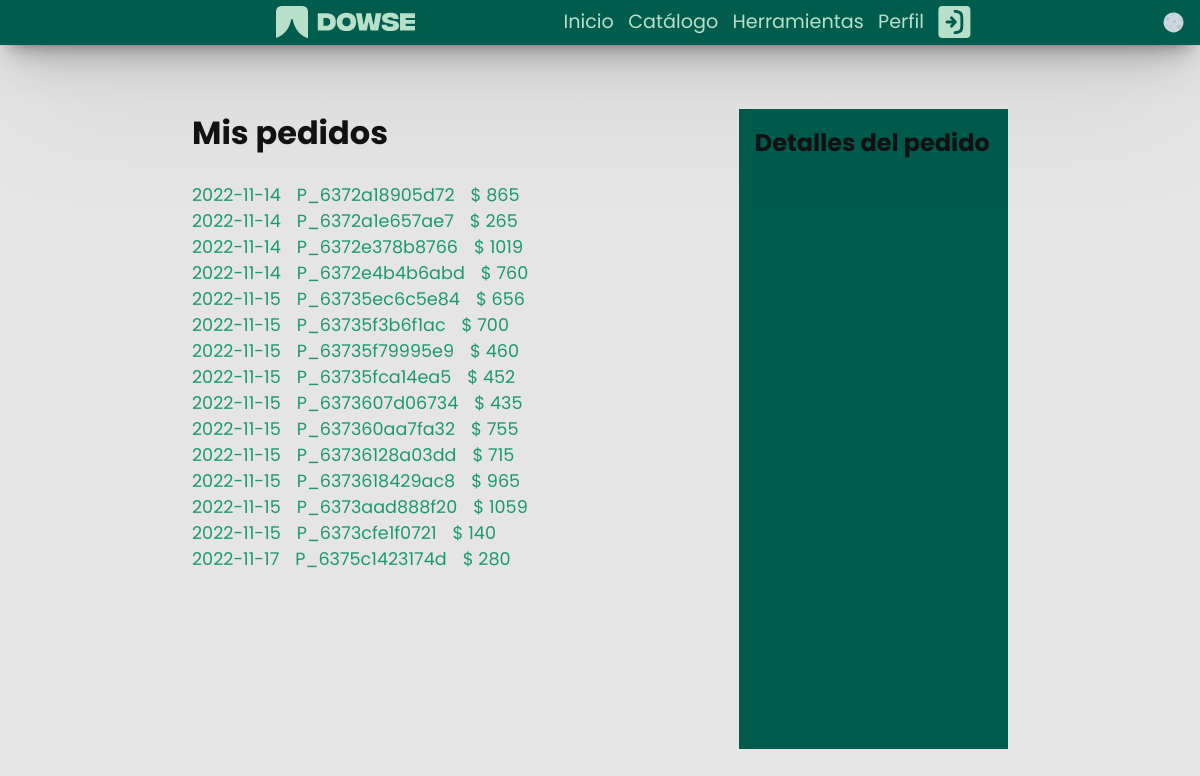
Page /php/controllers/verPedidos_controller.php (signed in) on the committed database.
### tables this page shows
CREATE TABLE `Pedido` (
  `numPedido` varchar(52) NOT NULL,
  `idCliente` int NOT NULL,
  `reclamo` varchar(40) DEFAULT NULL,
  `importe` int NOT NULL,
  `metodoPago` varchar(20) NOT NULL,
  `fechaPedido` date NOT NULL,
  `fechaEntrega` date DEFAULT NULL,
  `horaPrefInicio` time DEFAULT NULL,
  `horaPrefFinal` time DEFAULT NULL,
  `recibidor` varchar(32) DEFAULT NULL,
  PRIMARY KEY (`numPedido`),
  KEY `idCliente` (`idCliente`)
);

### php/controllers/verPedidos_controller.php (called while the page is built, shortened)
<?php
$PATH = $_SERVER['DOCUMENT_ROOT'] . '/Proyecto-Omnitus/';
require_once($PATH . 'php/db/db.php');
require_once($PATH . 'php/models/pedido_model.php');
require_once($PATH . 'php/models/cliente_model.php');
$pedido = new pedido_model();
$cliente = new cliente_model();
$cli = $cliente->getOneCliente($_SESSION['idClienteAsociado']);
$clientePedidos = $pedido->listarPedidosCliente($cli["idCliente"]);
require_once($PATH . 'php/views/verPedidos.php');

### php/models/cliente_model.php (called while the page is built, shortened)
<?php
class cliente_model
{
    public static function getOneCliente($id)
    {
        $db = db::connect();
        $sql = "SELECT * FROM Cliente WHERE idCliente = '$id'";
        $consulta = $db->query($sql);
        while ($filas = $consulta->fetch_assoc()) {
            $cliente[] = $filas;
        }
        return $cliente[0];
    }
}

### php/models/pedido_model.php (called while the page is built, shortened)
<?php
class pedido_model
{
    public static function listarPedidosCliente($idCliente)
    {
        $db = db::connect();
        $sql = "SELECT * FROM Pedido WHERE idCliente = '$idCliente'";
        $consulta = $db->query($sql);
        while ($filas = $consulta->fetch_assoc()) {
            $pedido[] = $filas;
        }
        return $pedido;
    }
}

### php/db/db.php (called while the page is built, shortened)
<?php
class db
{
    public static function connect()
    {
        $conn = new mysqli("127.0.0.1", "omnitus", "12345678", "omnitus", 3333);
        $conn->query("SET NAMES 'utf8'");
        return $conn;
    }
}

### php/views/verPedidos.php (the view, shortened to what this page needs)
<?php include($PATH . '/php/header.php');
?>
<div class="main-wrapper" style="transform: scale(1); padding-top: 44.8px;">
    <div class="main-wrapper_container verPedidos-wrapper">
        <div class="verPedidos-wrapper__container">
            <div class="pedidos">
                <h1>Mis pedidos</h1>
                <br>
                <ul class="pedidos-lista">
                    <?php
                    foreach ($clientePedidos as $pedido) {
                        echo '<li>';
                        echo '<p class="fechaPedido">';
                        echo $pedido["fechaPedido"];
                        echo '</p>';
                        echo '<p class="numPedido">';
                        echo $pedido["numPedido"];
                        echo '</p>';
                        echo '<p class="importe"> $ ';
                        echo $pedido["importe"];
                        echo '</p>';
                        echo '</li>';
                    }
                    ?>
                </ul>
            </div>
            <div class="pedidoInf">
                <h2>
                    Detalles del pedido
                </h2>
                <div class="pedidoInf-cont">
                </div>
            </div>
        </div>
    </div>
</div>

### php/header.php (shortened to what this page needs)
<!DOCTYPE html>
<html lang="en">
<head>
  <link rel="stylesheet" href="/Proyecto-Omnitus/css/resets.css" />
  <link rel="stylesheet" href="/Proyecto-Omnitus/css/variables.css" />
  <link rel="stylesheet" href="/Proyecto-Omnitus/css/style.css" />
  <link rel="stylesheet" href="/Proyecto-Omnitus/css/animations.css" />
  <link rel="stylesheet" href="/Proyecto-Omnitus/css/queries.css" />
</head>
<body>
  <nav>
    <a href="/Proyecto-Omnitus/index.php" class="logo nav__box">
    </a>
    <ul class="nav__box">
      <li class="nav__box--item"><a href="/Proyecto-Omnitus/index.php">Inicio</a></li>
      <li class="nav__box--item">
        <a href="/Proyecto-Omnitus/php/controllers/catalogo_controller.php">Catálogo</a>
      </li>
      <?php
      if (isset($_SESSION["usu"])) {
        if ((!$_SESSION['esEmpresa'])) {
          echo '<li class="nav__box--item"><a href="/Proyecto-Omnitus/php/controllers/redirect_controller.php">Herramientas</a></li>';
        }
        echo '<li class="nav__box--item"><svg version="1.1" id="Capa_1" xmlns="http://www.w3.org/2000/svg" xmlns:xlink="http://www.w3.org/1999/xlink" x="0px" y="0px"
        width="45.532px" height="45.532px" viewBox="0 0 45.532 45.532" style="enable-background:new 0 0 45.532 45.532;"
        xml:space="preserve">
     <g>
       <path d="M22.766,0.001C10.194,0.001,0,10.193,0,22.766s10.193,22.765,22.766,22.765c12.574,0,22.766-10.192,22.766-22.765
         S35.34,0.001,22.766,0.001z M22.766,6.808c4.16,0,7.531,3.372,7.531,7.53c0,4.159-3.371,7.53-7.531,7.53
         c-4.158,0-7.529-3.371-7.529-7.53C15.237,10.18,18.608,6.808,22.766,6.808z M22.761,39.579c-4.149,0-7.949-1.511-10.88-4.012
         c-0.714-0.609-1.126-1.502-1.126-2.439c0-4.217,3.413-7.592,7.631-7.592h8.762c4.219,0,7.619,3.375,7.619,7.592
         c0,0.938-0.41,1.829-1.125,2.438C30.712,38.068,26.911,39.579,22.761,39.579z"/>
     </g>
     <g>
     </g>
     <g>
     </g>
     <g>
     </g>
     <g>
     </g>
     <g>
     </g>
     <g>
     </g>
     <g>
     </g>
     <g>
     </g>
     <g>
     </g>
     <g>
     </g>
     <g>
     </g>
     <g>
     </g>
     <g>
     </g>
     <g>
     </g>
     <g>
     </g>
     </svg>
     <a href="/Proyecto-Omnitus/php/controllers/perfil_controller.php">Perfil</a></li>';
        echo '        <li class="nav__box--item svgBtn"><a href="/Proyecto-Omnitus/php/logout.php">
          <svg id="Layer_1" data-name="Layer 1" xmlns="http://www.w3.org/2000/svg" viewBox="0 0 89.63 122.88"><title>Cerrar Sesión</title><path d="M33.27,68.66H7.15a7.23,7.23,0,0,1,0-14.45H33.27l-8.48-9.46a7.25,7.25,0,0,1,.5-10.16,7.07,7.07,0,0,1,10.06.5L54.62,56.61a7.25,7.25,0,0,1-.06,9.72L35.35,87.78a7.07,7.07,0,0,1-10.06.5,7.25,7.25,0,0,1-.5-10.16l8.48-9.46Zm16.25,54.08a7.22,7.22,0,1,1-2.83-14.17l3.39-.67c16.33-3.24,25.1-5.09,25.1-27.69V40.63c0-21-9.34-22.76-24.8-25.65l-3.63-.68A7.21,7.21,0,1,1,49.46.13L53,.81c22.82,4.26,36.6,6.84,36.6,39.82V80.21c0,34.43-12.84,37.11-36.74,41.85l-3.37.68Z"/></svg>
        </a></li>';
      }
      ?>
    </ul>
    <button class="nav__switchTheme">
      <img name="switchTheme" src="/Proyecto-Omnitus/svg/moon.svg" />
    </button>
  </nav>

### css/variables.css (style rules this page uses)
body { --accentColor: #1b996e; --lightColor: #b8dfc9; --textColor: rgb(18, 18, 20); --placeholderColor: rgb(18, 18, 20, 0.4); --backgroundColor: rgb(229, 229, 229); --foregroundColor: #005c4d; --buttonTextColor: rgb(229, 229, 229); --shadowColor: rgba(0, 0, 0, 0.06); }

### css/style.css (style rules this page uses)
html { overflow-y: hidden; scroll-behavior: smooth; height: 100%; }
body { font-family: "Poppins", sans-serif; height: 100%; background-color: black; overflow-y: scroll; color: var(--textColor); }
a { text-decoration: none; color: var(--lightColor); }
nav { transition: 400ms; background-color: var(--foregroundColor); color: var(--lightColor); align-items: center; position: fixed; z-index: 2; display: flex; padding: 0.4rem 23%; width: 100%; box-shadow: 0px 1.4px 3.6px -9px rgba(0, 0, 0, 0.61), 0px 3.4px 8.6px -9px rgba(0, 0, 0, 0.439), 0px 6.4px 16.3px -9px rgba(0, 0, 0, 0.364), 0px 11.4px 29px -9px rgba(0, 0, 0, 0.305), 0px 21.3px 54.3px -9px rgba(0, 0, 0, 0.246), 0px 51px 130px -9px rgba(0, 0, 0, 0.171); }
.logo * { height: 100%; transition: all 250ms; }
.logo { flex-basis: auto; max-width: min-content; height: 2rem; }
.nav__box { justify-content: end; width: 100%; display: flex; list-style: none; font-size: larger; gap: 0.9rem; }
.nav__box--item { height: min-content; align-self: center; cursor: pointer; user-select: none; }
.nav__box--item::after { display: block; width: 100%; content: ""; background-color: var(--buttonTextColor); height: 2px; transform: scaleX(0); opacity: 0; transition: 260ms; }
.svgBtn { position: absolute; transform: translateX(100%) translateX(0.9rem); top: 0.4rem; height: fit-content; display: flex; justify-items: center; }
.svgBtn > a { display: contents; }
.svgBtn svg { fill: var(--foregroundColor); height: 2rem; border-radius: 4px; padding: 0.24rem 0; aspect-ratio: 1/1; background-color: var(--lightColor); }
.svgBtn::after { display: none; content: none; }
.main-wrapper { background-color: var(--backgroundColor); overflow-y: visible; min-height: 100vh; scroll-behavior: smooth; transition: 400ms; box-shadow: 0px 0px 14.1px -13px rgba(0, 0, 0, 0.83), 0px 0px 35.5px -13px rgba(0, 0, 0, 0.746), 0px 0px 68.4px -13px rgba(0, 0, 0, 0.577), 0px 0px 121px -13px rgba(0, 0, 0, 0.33), 0px 0px 198px -13px rgba(0, 0, 0, 0.117); transform-style: preserve-3d; transform: translateZ(-2.5px) scale(1.5) translateY(50vh); width: 100%; }
.nav__switchTheme { border: unset; position: absolute; right: 1rem; background: unset; width: 1.3rem; align-self: center; rotate: -20deg; transition: 300ms; }
.nav__switchTheme img { vertical-align: middle; cursor: pointer; }
.verPedidos-wrapper__container { display: flex; gap: 2rem; height: 100%; margin-bottom: 8rem; margin: 4rem 16% 1rem 16%; }
.pedidoInf { width: 50%; padding: 1rem; background-color: var(--foregroundColor); }
.pedidos { width: 100%; }
.verPedidos-wrapper { height: calc(90vh - 5rem); }
.pedidos-lista li { color: var(--accentColor); display: flex; gap: 1rem; font-size: 1.1rem; cursor: pointer; }
.pedidoInf { display: flex; flex-direction: column; }
.pedidoInf-cont { display: flex; height: 100%; flex-direction: column; }

### css/queries.css (style rules this page uses)
@media (prefers-color-scheme: light) { body { --darkMode: false; } }

### rows in the picture
pedido: fechaPedido "2022-11-14", numPedido "P_6372a18905d72", importe "865"
pedido: fechaPedido "2022-11-14", numPedido "P_6372a1e657ae7", importe "265"
pedido: fechaPedido "2022-11-14", numPedido "P_6372e378b8766", importe "1019"
pedido: fechaPedido "2022-11-14", numPedido "P_6372e4b4b6abd", importe "760"
pedido: fechaPedido "2022-11-15", numPedido "P_63735ec6c5e84", importe "656"
pedido: fechaPedido "2022-11-15", numPedido "P_63735f3b6f1ac", importe "700"
pedido: fechaPedido "2022-11-15", numPedido "P_63735f79995e9", importe "460"
pedido: fechaPedido "2022-11-15", numPedido "P_63735fca14ea5", importe "452"
pedido: fechaPedido "2022-11-15", numPedido "P_6373607d06734", importe "435"
pedido: fechaPedido "2022-11-15", numPedido "P_637360aa7fa32", importe "755"
pedido: fechaPedido "2022-11-15", numPedido "P_63736128a03dd", importe "715"
pedido: fechaPedido "2022-11-15", numPedido "P_6373618429ac8", importe "965"
pedido: fechaPedido "2022-11-15", numPedido "P_6373aad888f20", importe "1059"
pedido: fechaPedido "2022-11-15", numPedido "P_6373cfe1f0721", importe "140"
pedido: fechaPedido "2022-11-17", numPedido "P_6375c1423174d", importe "280"
